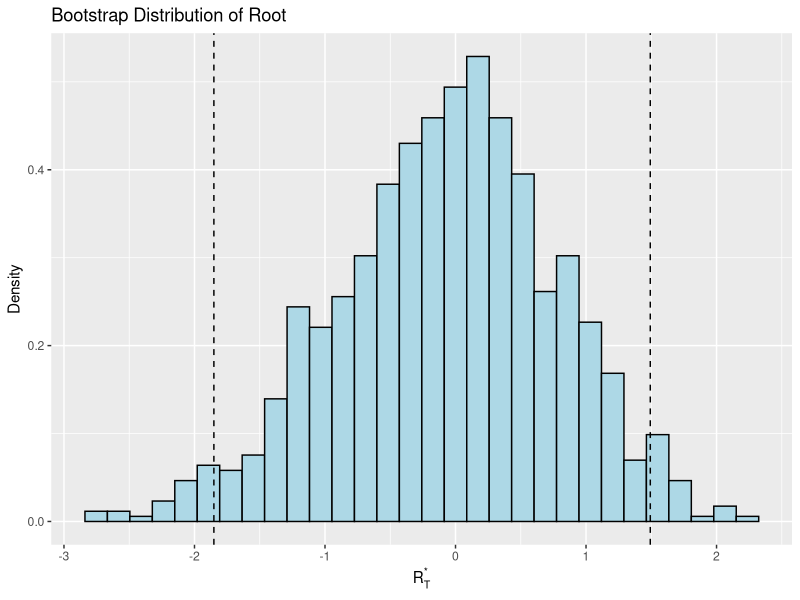

This chart was generated by the following R code:
## =====================================================
## 1. Preliminaries and setup
## =====================================================

rm(list = ls())              # Clear workspace
set.seed(123)                # Reproducibility (bootstrap seed)

# Optional: set working directory to current script location (RStudio)
if (requireNamespace("rstudioapi", quietly = TRUE) && rstudioapi::isAvailable()) {
  setwd(dirname(rstudioapi::getActiveDocumentContext()$path))
}

## =====================================================
## 2. Load packages
## =====================================================

# install.packages("ggplot2") # run once if needed

library(ggplot2)

## =====================================================
## 3. Simulation / bootstrap design
## =====================================================

T  <- 200   # Sample size
phi <- 0.6  # True AR(1) coefficient
sigma <- 1  # Std dev of white noise
S  <- 1000  # Number of bootstrap replications

## =====================================================
## 4. Generate AR(1) data and estimate phi_hat
## =====================================================

# Generate AR(1) data: y_t = phi * y_{t-1} + eps_t
y   <- numeric(T)
eps <- rnorm(T, mean = 0, sd = sigma)

y[1] <- eps[1]
for (t in 2:T) {
  y[t] <- phi * y[t - 1] + eps[t]
}

# OLS estimate of phi from regression y_t on y_{t-1}
y_lag     <- y[-T]
y_current <- y[-1]

phi_hat <- sum(y_current * y_lag) / sum(y_lag^2)

## =====================================================
## 5. Residuals and bootstrap setup
## =====================================================

# Step 2: Compute residuals from the fitted AR(1)
residuals <- y_current - phi_hat * y_lag

# Step 3: Recenter residuals
res_centered <- residuals - mean(residuals)

# Storage for bootstrap roots R_T^*
RT_star <- numeric(S)

## =====================================================
## 6. Bootstrap loop
## =====================================================

for (s in 1:S) {
  # Step 4: Resample residuals with replacement
  eps_star <- sample(res_centered, T, replace = TRUE)
  
  # Step 5: Generate bootstrap series using phi_hat
  y_star      <- numeric(T)
  y_star[1]   <- 0
  for (t in 2:T) {
    y_star[t] <- phi_hat * y_star[t - 1] + eps_star[t]
  }
  
  # Step 6: Estimate phi_star from bootstrap series
  y_star_lag     <- y_star[-T]
  y_star_current <- y_star[-1]
  phi_star <- sum(y_star_current * y_star_lag) / sum(y_star_lag^2)
  
  # Step 7: Compute bootstrap root
  RT_star[s] <- sqrt(T) * (phi_star - phi_hat)
}

## =====================================================
## 7. Bootstrap summary statistics
## =====================================================

# Basic summaries
RT_mean   <- mean(RT_star)
RT_sd     <- sd(RT_star)
RT_q025   <- quantile(RT_star, 0.025)
RT_q975   <- quantile(RT_star, 0.975)

cat("Mean of R_T^*:", RT_mean, "\n")
cat("SD of R_T^*  :", RT_sd,   "\n")
cat("2.5% quantile:", RT_q025, "\n")
cat("97.5% quantile:", RT_q975, "\n")

## =====================================================
## 8. ggplot2 visualization of bootstrap distribution
## =====================================================

df_boot <- data.frame(RT_star = RT_star)

q_low  <- RT_q025
q_high <- RT_q975

p_boot <- ggplot(df_boot, aes(x = RT_star)) +
  geom_histogram(aes(y = ..density..),
                 bins = 30,
                 fill = "lightblue",  # light blue bins
                 color = "black") +   # optional: black borders
  geom_vline(xintercept = c(q_low, q_high), linetype = "dashed") +
  labs(
    title = "Bootstrap Distribution of Root",
    x     = expression(R[T]^"*"),
    y     = "Density"
  )

print(p_boot)

# Optional: save figure (6 x 4 inches, 300 dpi)
ggsave(filename = "bootstrap-root-dist.png", plot = p_boot,
       width = 6, height = 4, dpi = 300)
